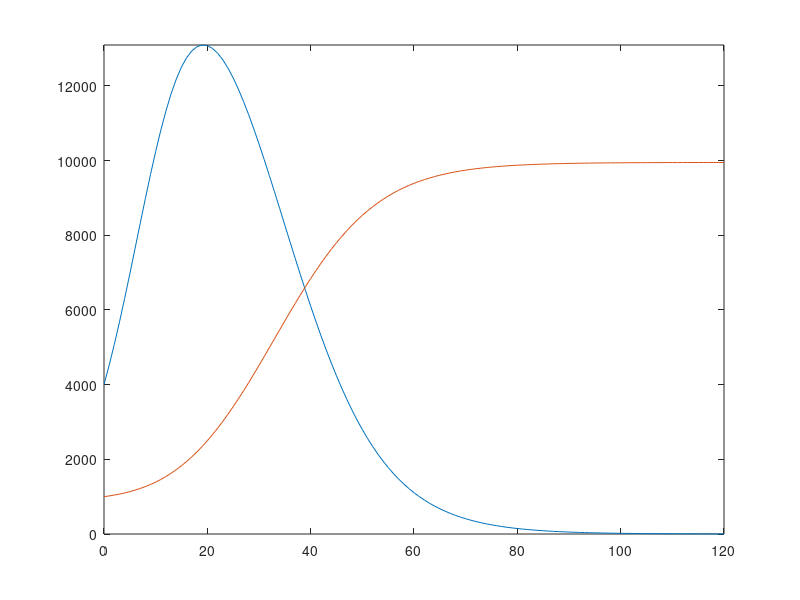

The MATLAB source for this figure:
function run()
    x0 = 4000;
    y0 = 1000;
    alpha = 1e-5;
    beta = 2e-5;
    gamma = 5e-9;
    delta = 5e-6;
    M = 20000;
    T = 120;

    function [x, y] = add_next_damped(x, y, alpha, beta, gamma, delta, M)
        xt = x(end);
        yt = y(end);
        xnext = xt + xt * alpha * (M - xt - yt) - xt * yt * beta;
        ynext = yt + yt * (delta * xt - gamma);
        x = [x, xnext];
        y = [y, ynext];
    end
        
    function [x,y] = damped(x0, y0, alpha, beta, gamma, delta, M, T)
        x = [x0];
        y = [y0];
        for t = 1:T
            [x, y] = add_next_damped(x, y, alpha, beta, gamma, delta, M);
        end
        x = floor(x);
        y = floor(y);
    end

    [x, y] = damped(x0, y0, alpha, beta, gamma, delta, M, T);
    disp('x')    
    x(end)
    disp('y')
    y(end)

    plot(0:T, x)
    hold on;
    ylim([0 inf])
    plot(0:T, y)
end
